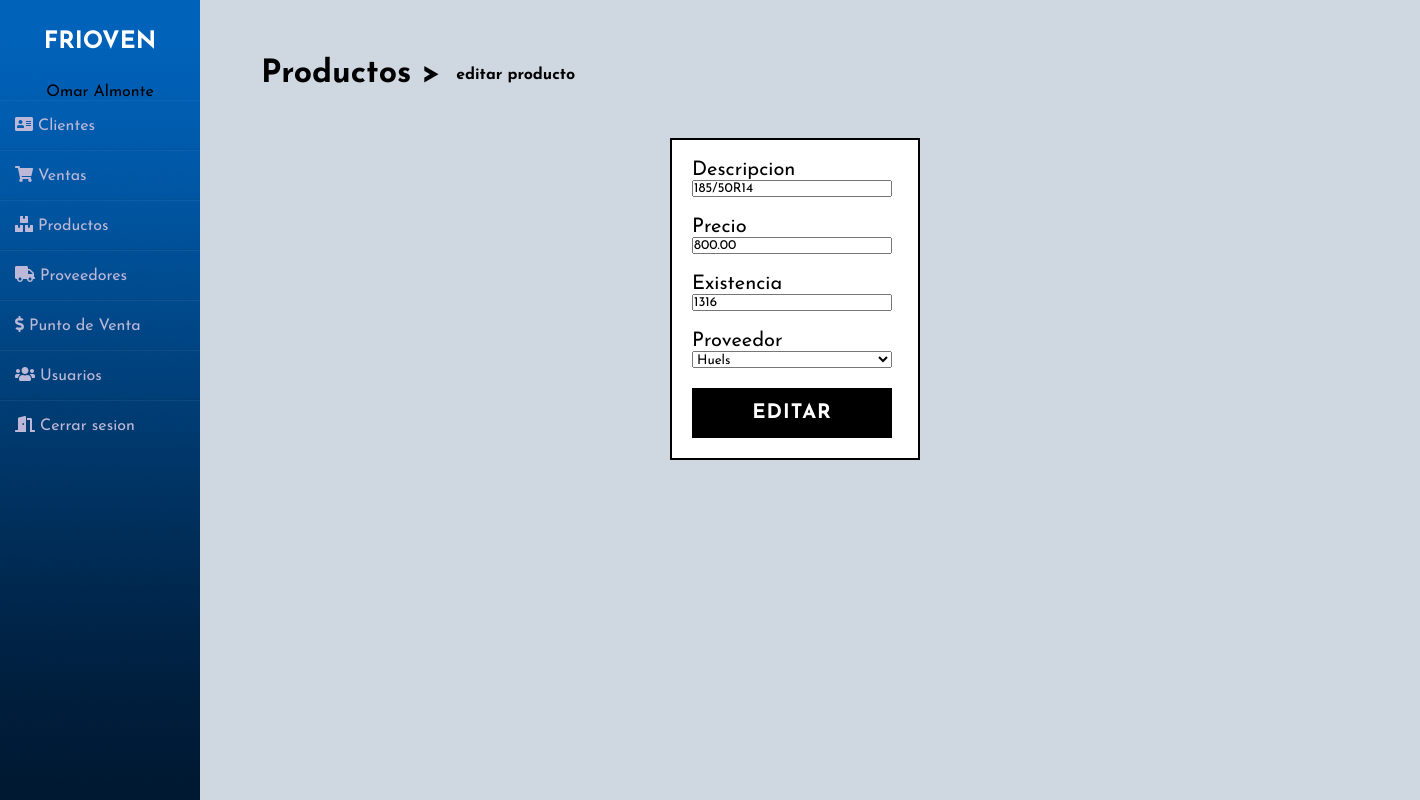
The app's page /u_prd.php?id=1 (signed in) with its own data.
### tables this page shows
CREATE TABLE `producto` (
  `idprod` int(11) NOT NULL,
  `descripcion` varchar(255) NOT NULL,
  `precio` decimal(10,2) NOT NULL,
  `existencia` int(11) NOT NULL,
  `idproveedor` int(11) NOT NULL,
  `activo` char(2) NOT NULL DEFAULT 'si'
);

### back/filluprd.php (called while the page is built, shortened)
<?php
include 'conexion.php';
  $idc = $_GET["id"];
  $q = "SELECT descripcion,precio,existencia,idproveedor FROM producto WHERE idprod = $idc;";
  $e = mysqli_query($con,$q);
  $contador = mysqli_num_rows($e);
  if ($contador > 0) {
        while ($datos = mysqli_fetch_array($e)) {
            $descripcion = $datos['descripcion'];
            $precio = $datos['precio'];
            $existencia = $datos['existencia'];
            $proveedor = $datos['idproveedor'];
        }
   }
?>

### u_prd.php (the view, shortened to what this page needs)
<?php
  include 'links/u_clientelinks.php';
  include 'back/filluprd.php';
  $idc = $_GET["id"];
?>
<!DOCTYPE html>
<html>
<head>
</head>
<body>
	<div class="wrapper">
    <?php
    include 'links/sidebar.php';
    ?>
    <div class="main_content">
    <h1 class="black down"><a class="black" href="productos.php">Productos</a> ></h1>
    <h4 class="downr3">editar producto</h4>
    <div class="downp">
    	<div class="frm_registrar">
			<form method="post" action="back/b_uprd.php?ic=<?php echo $idc ?>">
				<label>Descripcion</label>
                <br>
    			<input name="descripcion" type="text" class="iwi" placeholder="Nombre de cliente" value = "<?php echo $descripcion?>" required>
                <br><br>
    			<label>Precio</label>
                <br>
    			<input name="precio"type="text" class="iwi" placeholder="RNC de cliente" value = "<?php echo $precio?>"  required>
				<br><br>
				<label>Existencia</label>
                <br>
    			<input name="existencia" type="text" class="iwi" placeholder="Direccion de cliente" value = "<?php echo $existencia?>"  required>
                <br><br>
    			<label>Proveedor</label>
                <br>
    			<select name="idproveedor"style="width: 200px;">
                <?php
                        include_once 'back/conexion.php';
                        $query = mysqli_query($con,"select idproveedor,nombreprov from proveedor where activo = 'si';");
                        while ($row = mysqli_fetch_array($query)) {
                           $nombre = $row['nombreprov'];
                            $idprov = $row['idproveedor'];
                            if ($idprov == $proveedor) {
                                echo "<option value='$idprov' selected>$nombre</option>";
                            }else{
                            echo "<option value='$idprov'>$nombre</option>";
                            }
                        }
                ?>
                </select>
    			<br><br>
    			<input type="submit" class="iwi btn btn-2" value="Editar">
		  	</form>
        </div>
    	</div>
</body>
</html>

### css/cssgeneral.css (style rules this page uses)
.down { transform: translate(5%, 180%); }
.downr3 { transform: translate(21%, 220%); }
* { outline:none !important; }
a { text-decoration: none !important;outline: none !important; }
.downp { margin-left: 70px; margin-top: 90px; font-size: 20px; }

### css/botones.css (style rules this page uses)
.btn { border: none; font-size: 20px; color: inherit; background: none; cursor: pointer; padding: 15px 40px; text-transform: uppercase; letter-spacing: 1px; font-weight: 700; outline: none; -webkit-transition: all 0.3s; -moz-transition: all 0.3s; transition: all 0.3s; }
.btn:after { content: ''; position: absolute; z-index: -1; -webkit-transition: all 0.3s; -moz-transition: all 0.3s; transition: all 0.3s; }
.btn:before { speak: none; font-style: normal; font-weight: normal; font-variant: normal; text-transform: none; line-height: 1; position: relative; -webkit-font-smoothing: antialiased; }
.btn-2 { background: black; color: #fff; }
.btn-2:before { position: absolute; height: 100%; left: 0; top: 0; line-height: 3; font-size: 140%; width: 60px; }

### css/form.css (style rules this page uses)
.frm_registrar { padding: 20px; border: 2px solid black; width: 250px; margin-left: 400px; background: white; font-size: 20px; margin-top: 3px; }
.iwi { width: 200px; }

### css/sidebar.css (style rules this page uses)
* { margin: 0; padding: 0; box-sizing: border-box; list-style: none; text-decoration: none; font-family: 'Josefin Sans', sans-serif; }
body { background-color: #00325e30; }
.wrapper { display: flex; position: relative; }
.wrapper .main_content { width: 100%; margin-left: 200px; }

### records on screen
producto: descripcion "185/50R14", precio "800.00", existencia "1316"

### other values on screen
$fn "Omar Almonte"
form field idproveedor "Huels"
